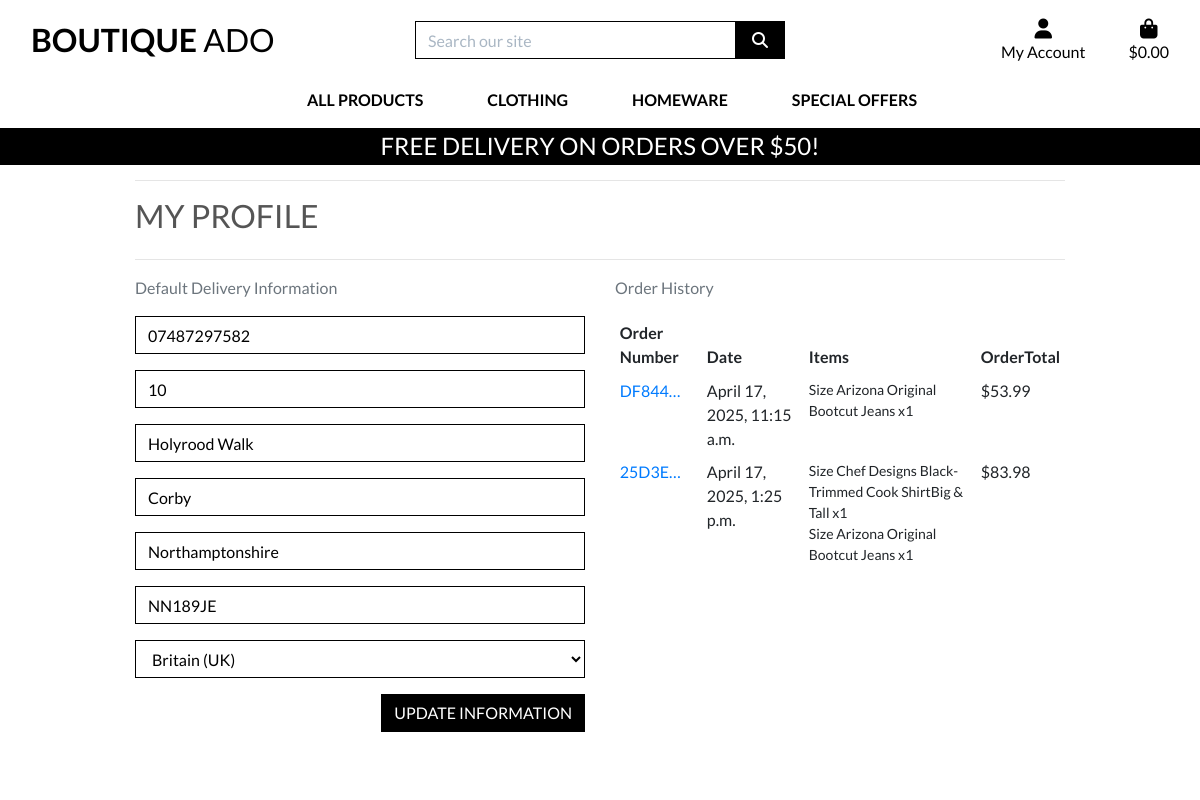
Before: /profile/ (signed in) with the older database file.
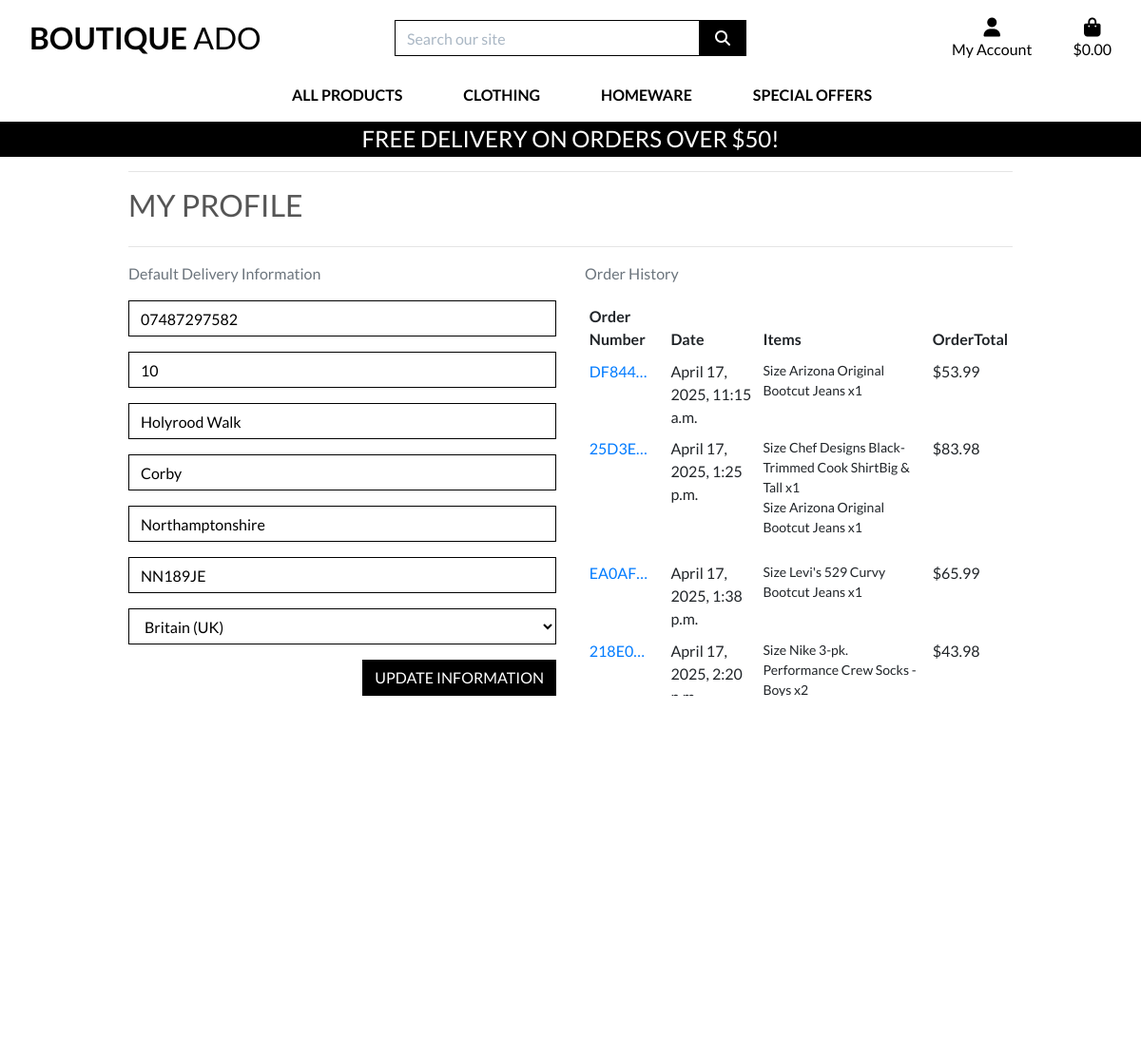
After: the same page with the newer database file.
### profiles/models.py (models this page shows, shortened)
class UserProfile(models.Model):
    user = models.OneToOneField(User, on_delete=models.CASCADE)
    default_phone_number = models.CharField(max_length=20, null=True, blank=True)  # noqa
    default_street_address1 = models.CharField(max_length=80, null=True, blank=True)  # noqa
    default_street_address2 = models.CharField(max_length=80, null=True, blank=True)  # noqa
    default_town_or_city = models.CharField(max_length=40, null=True, blank=True)  # noqa
    default_county = models.CharField(max_length=80, null=True, blank=True)
    default_postcode = models.CharField(max_length=20, null=True, blank=True)
    default_country = CountryField(blank_label='Country', null=True, blank=True)  # noqa

### checkout/models.py (models this page shows, shortened)
class Order(models.Model):
    order_number = models.CharField(max_length=32, null=False, editable=False)
    user_profile = models.ForeignKey(UserProfile, on_delete=models.SET_NULL,
                                     null=True, blank=True, related_name='orders')  # noqa
    full_name = models.CharField(max_length=50, null=False, blank=False)
    email = models.EmailField(max_length=254, null=False, blank=False)
    phone_number = models.CharField(max_length=20, null=False, blank=False)
    country = CountryField(blank_label='Country *', null=False, blank=False)  # noqa
    postcode = models.CharField(max_length=20, null=True, blank=True)
    town_or_city = models.CharField(max_length=40, null=False, blank=False)
    street_address1 = models.CharField(max_length=80, null=False, blank=False)
    street_address2 = models.CharField(max_length=80, null=True, blank=True)
    county = models.CharField(max_length=80, null=True, blank=True)
    date = models.DateTimeField(auto_now_add=True)
    delivery_cost = models.DecimalField(max_digits=6, decimal_places=2, null=False, default=0)  # noqa
    order_total = models.DecimalField(max_digits=10, decimal_places=2, null=False, default=0)  # noqa
    grand_total = models.DecimalField(max_digits=10, decimal_places=2, null=False, default=0)  # noqa
    original_bag = models.TextField(null=False, blank=False, default='')
    stripe_pid = models.CharField(max_length=254, null=False, blank=False, default='')  # noqa

class OrderLineItem(models.Model):
    order = models.ForeignKey(Order, null=False, blank=False, on_delete=models.CASCADE, related_name='lineitems')  # noqa
    product = models.ForeignKey(Product, null=False, blank=False, on_delete=models.CASCADE)  # noqa
    product_size = models.CharField(max_length=2, null=True, blank=True)  # XS, S, M, L, XL  # noqa
    quantity = models.IntegerField(null=False, blank=False, default=0)
    lineitem_total = models.DecimalField(max_digits=6, decimal_places=2, null=False, blank=False, editable=False)  # noqa

### products/models.py (models this page shows, shortened)
class Product(models.Model):
    category = models.ForeignKey('Category', null=True, blank=True, on_delete=models.SET_NULL)  # noqa
    sku = models.CharField(max_length=254, null=True, blank=True)
    name = models.CharField(max_length=254)
    description = models.TextField()
    has_sizes = models.BooleanField(default=False, null=True, blank=True)
    price = models.DecimalField(max_digits=6, decimal_places=2)
    rating = models.DecimalField(max_digits=6, decimal_places=2, null=True, blank=True)  # noqa
    image_url = models.URLField(max_length=1024, null=True, blank=True)
    image = models.ImageField(null=True, blank=True)

### profiles/views.py (the view)
# urls.py: path('profile/', include('profiles.urls')),
def profile(request):
    profile = get_object_or_404(UserProfile, user=request.user)
    if request.method == 'POST':
        form = UserProfileForm(request.POST, instance=profile)
        if form.is_valid():
            form.save()
            messages.success(request, 'Profile updated successfully')
        else:
            messages.error(request, 'Update failed. Please ensure the form is valid.')  # noqa
    else:
        form = UserProfileForm(instance=profile)
    orders = profile.orders.all()
    template = 'profiles/profile.html'
    context = {
        'form': form,
        'orders': orders,
        'on_profile_page': True
    }
    return render(request, template, context)

### profiles/forms.py
class UserProfileForm(forms.ModelForm):
    class Meta:
        model = UserProfile
        exclude = ('user',)
    def __init__(self, *args, **kwargs):
        super().__init__(*args, **kwargs)
        placeholders = {
            'default_phone_number': 'Phone Number',
            'default_postcode': 'Postal Code',
            'default_town_or_city': 'Town or City',
            'default_street_address1': 'Street Address 1',
            'default_street_address2': 'Street Address 2',
            'default_county': 'County, State or Locality',
        }
        self.fields['default_phone_number'].widget.attrs['autofocus'] = True
        for field in self.fields:
            if field != 'default_country':
                if self.fields[field].required:
                    placeholder = f'{placeholders[field]} *'
                else:
                    placeholder = placeholders[field]
                self.fields[field].widget.attrs['placeholder'] = placeholder
            self.fields[field].widget.attrs['class'] = 'border-black rounded-0 profile-form-input'  # noqa
            self.fields[field].label = False

### bag/contexts.py (called while the page is built, shortened)
def bag_contents(request):
    bag_items = []
    total = 0
    product_count = 0
    bag = request.session.get('bag', {})
    if total < settings.FREE_DELIVERY_THRESHOLD:
        delivery = total * Decimal(settings.STANDARD_DELIVERY_PERCENTAGE / 100)
        free_delivery_delta = settings.FREE_DELIVERY_THRESHOLD - total
    else:
        delivery = 0
        free_delivery_delta = 0
    grand_total = delivery + total
    context = {
        'bag_items': bag_items,
        'total': total,
        'product_count': product_count,
        'delivery': delivery,
        'free_delivery_delta': free_delivery_delta,
        'free_delivery_threshold': settings.FREE_DELIVERY_THRESHOLD,
        'grand_total': grand_total,
    }
    return context

### profiles/templates/profiles/profile.html (shortened to what this page needs)
{% extends "base.html" %}
{% load static %}
{% block extra_css %}
    <link rel="stylesheet" href="{% static 'profiles/css/profile.css' %}">
{% endblock %}
{% block page_header %}
    <div class="container header-container">
    </div>
{% endblock %}
{% block content %}
    <div class="overlay"></div>
    <div class="container">
        <div class="row">
            <div class="col">
                <hr>
                <h2 class="logo-font mb-4">My Profile</h2>
                <hr>
            </div>
        </div>
        <div class="row">
            <div class="col-12 col-lg-6">
                <p class="text-muted">Default Delivery Information</p>
                <form class="mt-3" action="{% url 'profile' %}" method="POST" id="profile-update-form">
                    {{ form|crispy }}
                    <button class="btn btn-black rounded-0 text-uppercase float-right">Update Information</button>
                </form>
            </div>
            <div class="col-12 col-lg-6">
                <p class="text-muted">Order History</p>
                <div class="order-history table-responsive">
                    <table class="table table-sm table-borderless">
                        <thead>
                            <tr>
                                <th>Order Number</th>
                                <th>Date</th>
                                <th>Items</th>
                                <th>OrderTotal</th>
                            </tr>
                            <tbody>
                                {% for order in orders %}
                                    <tr>
                                        <td>
                                            <a href="{% url 'order_history' order.order_number %}"
                                            title="{{ order.order_number }}">
                                                {{ order.order_number|truncatechars:6 }}
                                            </a>
                                        </td>
                                        <td>{{ order.date }}</td>
                                        <td>
                                            <ul class="list-unstyled">
                                                {% for item in order.lineitems.all %}
                                                    <li class="small">
                                                        {% if item.product.has_sizes %}
                                                            Size {{ item.product.size|upper }}
                                                        {% endif %}{{ item.product.name }} x{{ item.quantity }}
                                                    </li>
                                                {% endfor %}
                                            </ul>
                                        </td>
                                        <td>${{ order.grand_total }}</td>
                                    </tr>
                                {% endfor %}
                            </tbody>
                        </thead>
                    </table>
                </div>
            </div>
        </div>
{% endblock %}

### templates/base.html (shortened to what this page needs)
{% load static %}
<!doctype html>
<html lang="en">
  <head>
    {% block corecss %}
        <link rel="stylesheet" href="https://cdn.jsdelivr.net/npm/bootstrap@4.6.2/dist/css/bootstrap.min.css">
        <link rel="stylesheet" href="{% static 'css/base.css' %}">
    {% endblock %}
    {% block extra_css %}
    {% endblock %}
  </head>
  <body>
    <header class="container-fluid fixed-top">
      <div id="topnav" class="row bg-white pt-lg-2 d-none d-lg-flex">
        <div class="col-12 col-lg-4 my-auto py-1 py-lg-0 text-center text-lg-left">
          <a href="{% url 'home' %}" class="nav-link main-logo-link">
            <h2 class="logo-font text-black my-0"><strong>Boutique</strong> Ado</h2>
          </a>
        </div>
        <div class="col-12 col-lg-4 my-auto py-1 py-lg-0">
          <form method="GET" action="{% url 'products' %}">
            <div class="input-group w-100">
              <input class="form-control border border-black rounded-0" type="text" name="q"
                placeholder="Search our site">
              <div class="input-group-append">
                <button class="form-control btn btn-black border border-black rounded-0" type="submit">
                  <span class="icon">
                    <i class="fas fa-search"></i>
                  </span>
                </button>
              </div>
            </div>
          </form>
        </div>
        <div class="col-12 col-lg-4 my-auto py-1 py-lg-0">
          <ul class="list-inline list-unstyled text-center text-lg-right my-0">
            <li class="list-inline-item dropdown">
              <a class="text-black nav-link" href="#" id="user-options" data-toggle="dropdown" aria-haspopup="true"
              aria-expanded="false">
              <div class="text-center">
                <div><i class="fas fa-user fa-lg"></i></div>
                <p class="my-0">My Account</p>
              </div>
              </a>
            </li>
            <li class="list-inline-item">
              <a class="{% if grand_total %}text-info font-weight-bold{% else %}text-black{% endif %} nav-link" href="{% url 'view_bag' %}">
                <div class="text-center">
                  <div><i class="fas fa-shopping-bag fa-lg"></i></div>
                  <p class="my-0">
                    {% if grand_total %}
                      ${{ grand_total|floatformat:2 }}
                    {% else %}
                      $0.00
                    {% endif %}
                  </p>
                </div>
              </a>
            </li>
          </ul>
        </div>
      </div>
      <div class="row bg-white">
        <nav class="navbar navbar-expand-lg navbar-light w-100">
          {% include 'includes/main_nav.html' %}
        </nav>
      </div>
      <div id="delivery-banner" class="row text-center">
        <div class="col bg-black text-white">
          <h4 class="logo-font my-1">Free delivery on orders over ${{ free_delivery_threshold }}!</h4>
        </div>
      </div>
    </header>
    {% block page_header %}
    {% endblock %}
    {% block content %}
    {% endblock %}
  </body>
</html>

### templates/includes/main_nav.html (shortened to what this page needs)
<div class="collapse navbar-collapse" id="main-nav">
    <ul class="navbar-nav w-auto mx-auto">
        <li class="nav-item dropdown">
            <a class="logo-font font-weight-bold nav-link text-black mr-5" href="#" id="all-products-link" data-toggle="dropdown" aria-haspopup="true" aria-expanded="false">
                All Products
            </a>
        </li>
        <li class="nav-item dropdown">
            <a class="logo-font font-weight-bold nav-link text-black mr-5" href="#" id="clothing-link" data-toggle="dropdown" aria-haspopup="true" aria-expanded="false">
                Clothing
            </a>
        </li>
        <li class="nav-item dropdown">
            <a class="logo-font font-weight-bold nav-link text-black mr-5" href="#" id="homeware-link" data-toggle="dropdown" aria-haspopup="true" aria-expanded="false">
                Homeware
            </a>
        </li>
        <li class="nav-item dropdown">
            <a class="logo-font font-weight-bold nav-link text-black" href="#" id="specials-link" data-toggle="dropdown" aria-haspopup="true" aria-expanded="false">
                Special Offers
            </a>
        </li>
    </ul>
</div>

### static/css/base.css (style rules this page uses)
html { height: 100%; }
body { background: url('/media/homepage_background_cropped.jpg') no-repeat center center fixed; background-size: cover; height: calc(100vh - 164px); color: #555; font-family: 'Lato'; }
.icon { align-items: center; display: inline-flex; justify-content: center; height: 1.5rem; width: 1.5rem; }
.logo-font { text-transform: uppercase; }
.main-logo-link { width: fit-content; }
.btn-black { background: black; color: white; }
.text-black { color: #000 !important; }
.border-black { border: 1px solid black !important; }
.bg-black { background: #000 !important; }
.overlay { height: 100%; width: 100%; top: 0; left: 0; position: fixed; background: white; z-index: -1; }
input[name='q']::placeholder { color: #aab7c4; }
@media (min-width: 1200px) { .container { max-width: 80%; } }
@media (min-width: 992px) { .header-container { padding-top: 164px; } }

### profiles/static/profiles/css/profile.css (style rules this page uses)
.order-history { max-height: 416px; overflow-y: auto; }
#profile-update-form .form-control { color: #000; }
#profile-update-form input::placeholder { color: #aab7c4; }
#id_default_country, #id_default_country option:not(:first-child) { color: #000; }

Changed rows visible on the page:
added Order: order_number "EA0AF…", date "April 17, 2025, 1:38 p.m.", grand_total "65.99"
added OrderLineItem: product.name "Levi's 529 Curvy Bootcut Jeans", quantity "1", shown under "EA0AF…"
added Order: order_number "218E0…", date "April 17, 2025, 2:20…", grand_total "43.98"
added OrderLineItem: product.name "Nike 3-pk. Performance Crew Socks - Boys", quantity "2", shown under "218E0…"
